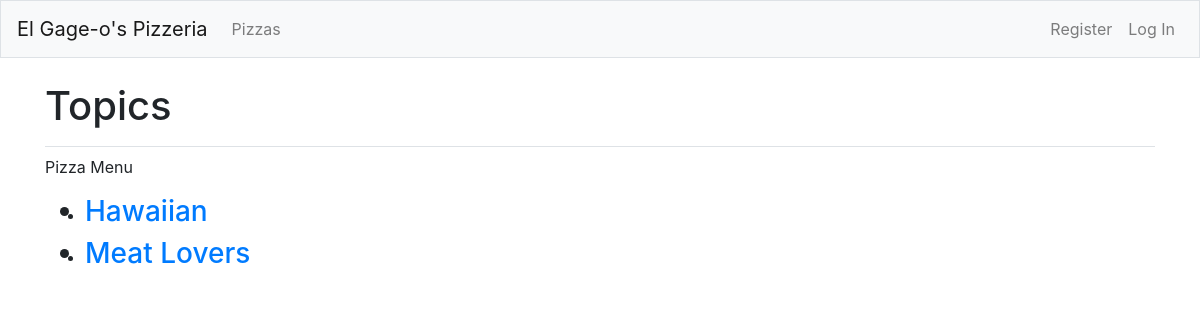
Before: /pizzas with the older database file.
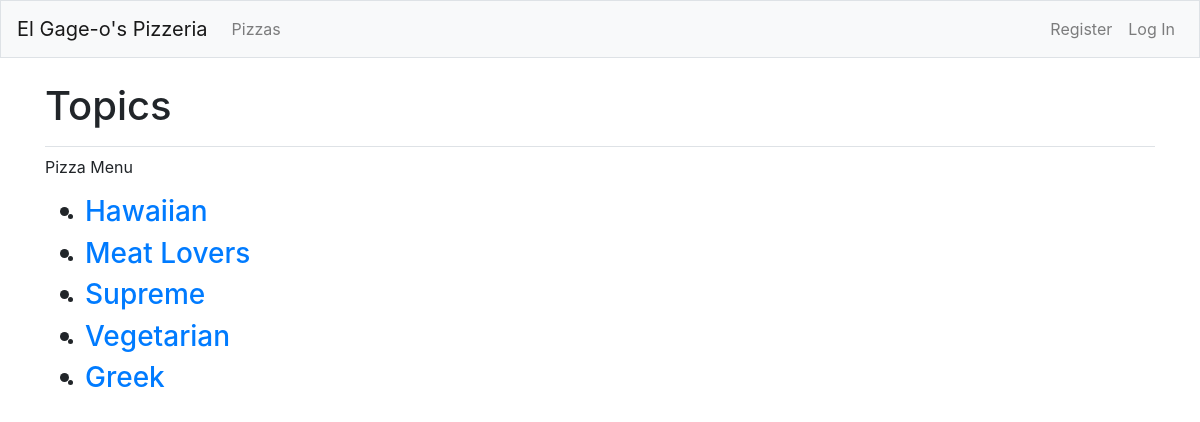
After: the same page with the newer database file.
### pizzas/models.py (models this page shows, shortened)
class Pizza(models.Model):
    pizza_name = models.CharField(max_length = 50)
    picture = models.ImageField(upload_to = 'img', null = True, blank = True)

### pizzas/views.py (the view)
# urls.py: path('pizzas', views.pizzas, name = 'pizzas'),
def pizzas(request):
    pizzas = Pizza.objects.all()
    context = {'pizzas': pizzas}
    return render(request, 'pizzas/pizzas.html', context)

### pizzas/templates/pizzas/pizzas.html
{% extends "pizzas/base.html" %}
{% block page_header %}
    <h1>Topics</h1>
{% endblock page_header %}
{% block content %}
<p>Pizza Menu</p>
<ul>
    {% for p in pizzas %}
        <li><h3>
            <li><a href="{% url 'pizzas:pizza' p.id %}">{{ p.pizza_name }}</a></li>
        </h3></li>
    {% empty %}
        <li><h3>There are no pizzas on the menu.</h3></li>
    {% endfor %}
</ul>
{% endblock content %}

Changed rows visible on the page:
added Pizza: pizza_name "Supreme"
added Pizza: pizza_name "Vegetarian"
added Pizza: pizza_name "Greek"
